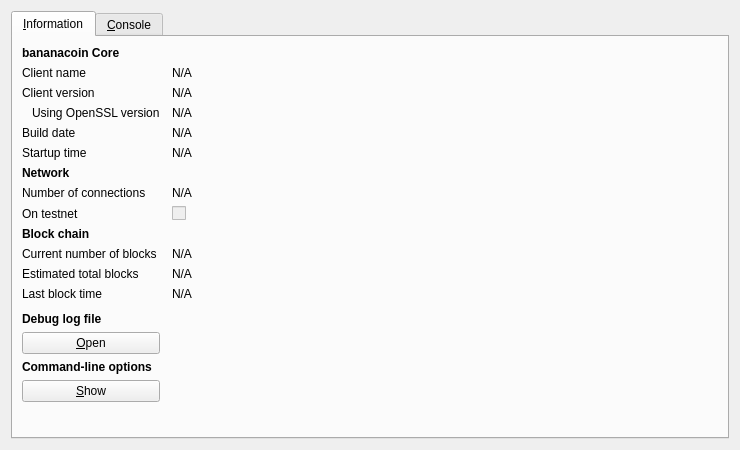
<?xml version="1.0" encoding="UTF-8"?>
<ui version="4.0">
 <class>RPCConsole</class>
 <widget class="QDialog" name="RPCConsole">
  <property name="geometry">
   <rect>
    <x>0</x>
    <y>0</y>
    <width>740</width>
    <height>450</height>
   </rect>
  </property>
  <property name="windowTitle">
   <string>bananacoin - Debug window</string>
  </property>
  <layout class="QVBoxLayout" name="verticalLayout_2">
   <item>
    <widget class="QTabWidget" name="tabWidget">
     <property name="currentIndex">
      <number>0</number>
     </property>
     <widget class="QWidget" name="tab_info">
      <attribute name="title">
       <string>&amp;Information</string>
      </attribute>
      <layout class="QGridLayout" name="gridLayout" columnstretch="0,1">
       <property name="horizontalSpacing">
        <number>12</number>
       </property>
       <item row="0" column="0">
        <widget class="QLabel" name="label_9">
         <property name="font">
          <font>
           <weight>75</weight>
           <bold>true</bold>
          </font>
         </property>
         <property name="text">
          <string>bananacoin Core</string>
         </property>
        </widget>
       </item>
       <item row="1" column="0">
        <widget class="QLabel" name="label_5">
         <property name="text">
          <string>Client name</string>
         </property>
        </widget>
       </item>
       <item row="1" column="1">
        <widget class="QLabel" name="clientName">
         <property name="cursor">
          <cursorShape>IBeamCursor</cursorShape>
         </property>
         <property name="text">
          <string>N/A</string>
         </property>
         <property name="textFormat">
          <enum>Qt::PlainText</enum>
         </property>
         <property name="textInteractionFlags">
          <set>Qt::LinksAccessibleByMouse|Qt::TextSelectableByKeyboard|Qt::TextSelectableByMouse</set>
         </property>
        </widget>
       </item>
       <item row="2" column="0">
        <widget class="QLabel" name="label_6">
         <property name="text">
          <string>Client version</string>
         </property>
        </widget>
       </item>
       <item row="2" column="1">
        <widget class="QLabel" name="clientVersion">
         <property name="cursor">
          <cursorShape>IBeamCursor</cursorShape>
         </property>
         <property name="text">
          <string>N/A</string>
         </property>
         <property name="textFormat">
          <enum>Qt::PlainText</enum>
         </property>
         <property name="textInteractionFlags">
          <set>Qt::LinksAccessibleByMouse|Qt::TextSelectableByKeyboard|Qt::TextSelectableByMouse</set>
         </property>
        </widget>
       </item>
       <item row="3" column="0">
        <widget class="QLabel" name="label_14">
         <property name="text">
          <string>Using OpenSSL version</string>
         </property>
         <property name="indent">
          <number>10</number>
         </property>
        </widget>
       </item>
       <item row="3" column="1">
        <widget class="QLabel" name="openSSLVersion">
         <property name="cursor">
          <cursorShape>IBeamCursor</cursorShape>
         </property>
         <property name="text">
          <string>N/A</string>
         </property>
         <property name="textFormat">
          <enum>Qt::PlainText</enum>
         </property>
         <property name="textInteractionFlags">
          <set>Qt::LinksAccessibleByMouse|Qt::TextSelectableByKeyboard|Qt::TextSelectableByMouse</set>
         </property>
        </widget>
       </item>
       <item row="4" column="0">
        <widget class="QLabel" name="label_12">
         <property name="text">
          <string>Build date</string>
         </property>
        </widget>
       </item>
       <item row="4" column="1">
        <widget class="QLabel" name="buildDate">
         <property name="cursor">
          <cursorShape>IBeamCursor</cursorShape>
         </property>
         <property name="text">
          <string>N/A</string>
         </property>
         <property name="textFormat">
          <enum>Qt::PlainText</enum>
         </property>
         <property name="textInteractionFlags">
          <set>Qt::LinksAccessibleByMouse|Qt::TextSelectableByKeyboard|Qt::TextSelectableByMouse</set>
         </property>
        </widget>
       </item>
       <item row="5" column="0">
        <widget class="QLabel" name="label_13">
         <property name="text">
          <string>Startup time</string>
         </property>
        </widget>
       </item>
       <item row="5" column="1">
        <widget class="QLabel" name="startupTime">
         <property name="cursor">
          <cursorShape>IBeamCursor</cursorShape>
         </property>
         <property name="text">
          <string>N/A</string>
         </property>
         <property name="textFormat">
          <enum>Qt::PlainText</enum>
         </property>
         <property name="textInteractionFlags">
          <set>Qt::LinksAccessibleByMouse|Qt::TextSelectableByKeyboard|Qt::TextSelectableByMouse</set>
         </property>
        </widget>
       </item>
       <item row="6" column="0">
        <widget class="QLabel" name="label_11">
         <property name="font">
          <font>
           <weight>75</weight>
           <bold>true</bold>
          </font>
         </property>
         <property name="text">
          <string>Network</string>
         </property>
        </widget>
       </item>
       <item row="7" column="0">
        <widget class="QLabel" name="label_7">
         <property name="text">
          <string>Number of connections</string>
         </property>
        </widget>
       </item>
       <item row="7" column="1">
        <widget class="QLabel" name="numberOfConnections">
         <property name="cursor">
          <cursorShape>IBeamCursor</cursorShape>
         </property>
         <property name="text">
          <string>N/A</string>
         </property>
         <property name="textFormat">
          <enum>Qt::PlainText</enum>
         </property>
         <property name="textInteractionFlags">
          <set>Qt::LinksAccessibleByMouse|Qt::TextSelectableByKeyboard|Qt::TextSelectableByMouse</set>
         </property>
        </widget>
       </item>
       <item row="8" column="0">
        <widget class="QLabel" name="label_8">
         <property name="text">
          <string>On testnet</string>
         </property>
        </widget>
       </item>
       <item row="8" column="1">
        <widget class="QCheckBox" name="isTestNet">
         <property name="enabled">
          <bool>false</bool>
         </property>
         <property name="text">
          <string/>
         </property>
        </widget>
       </item>
       <item row="9" column="0">
        <widget class="QLabel" name="label_10">
         <property name="font">
          <font>
           <weight>75</weight>
           <bold>true</bold>
          </font>
         </property>
         <property name="text">
          <string>Block chain</string>
         </property>
        </widget>
       </item>
       <item row="10" column="0">
        <widget class="QLabel" name="label_3">
         <property name="text">
          <string>Current number of blocks</string>
         </property>
        </widget>
       </item>
       <item row="10" column="1">
        <widget class="QLabel" name="numberOfBlocks">
         <property name="cursor">
          <cursorShape>IBeamCursor</cursorShape>
         </property>
         <property name="text">
          <string>N/A</string>
         </property>
         <property name="textFormat">
          <enum>Qt::PlainText</enum>
         </property>
         <property name="textInteractionFlags">
          <set>Qt::LinksAccessibleByMouse|Qt::TextSelectableByKeyboard|Qt::TextSelectableByMouse</set>
         </property>
        </widget>
       </item>
       <item row="11" column="0">
        <widget class="QLabel" name="label_4">
         <property name="text">
          <string>Estimated total blocks</string>
         </property>
        </widget>
       </item>
       <item row="11" column="1">
        <widget class="QLabel" name="totalBlocks">
         <property name="cursor">
          <cursorShape>IBeamCursor</cursorShape>
         </property>
         <property name="text">
          <string>N/A</string>
         </property>
         <property name="textFormat">
          <enum>Qt::PlainText</enum>
         </property>
         <property name="textInteractionFlags">
          <set>Qt::LinksAccessibleByMouse|Qt::TextSelectableByKeyboard|Qt::TextSelectableByMouse</set>
         </property>
        </widget>
       </item>
       <item row="12" column="0">
        <widget class="QLabel" name="label_2">
         <property name="text">
          <string>Last block time</string>
         </property>
        </widget>
       </item>
       <item row="12" column="1">
        <widget class="QLabel" name="lastBlockTime">
         <property name="cursor">
          <cursorShape>IBeamCursor</cursorShape>
         </property>
         <property name="text">
          <string>N/A</string>
         </property>
         <property name="textFormat">
          <enum>Qt::PlainText</enum>
         </property>
         <property name="textInteractionFlags">
          <set>Qt::LinksAccessibleByMouse|Qt::TextSelectableByKeyboard|Qt::TextSelectableByMouse</set>
         </property>
        </widget>
       </item>
       <item row="13" column="0">
        <spacer name="verticalSpacer_2">
         <property name="orientation">
          <enum>Qt::Vertical</enum>
         </property>
         <property name="sizeHint" stdset="0">
          <size>
           <width>20</width>
           <height>20</height>
          </size>
         </property>
        </spacer>
       </item>
       <item row="14" column="0">
        <widget class="QLabel" name="labelDebugLogfile">
         <property name="font">
          <font>
           <weight>75</weight>
           <bold>true</bold>
          </font>
         </property>
         <property name="text">
          <string>Debug log file</string>
         </property>
        </widget>
       </item>
       <item row="15" column="0">
        <widget class="QPushButton" name="openDebugLogfileButton">
         <property name="toolTip">
          <string>Open the bananacoin debug log file from the current data directory. This can take a few seconds for large log files.</string>
         </property>
         <property name="text">
          <string>&amp;Open</string>
         </property>
         <property name="autoDefault">
          <bool>false</bool>
         </property>
        </widget>
       </item>
       <item row="16" column="0">
        <widget class="QLabel" name="labelCLOptions">
         <property name="font">
          <font>
           <weight>75</weight>
           <bold>true</bold>
          </font>
         </property>
         <property name="text">
          <string>Command-line options</string>
         </property>
        </widget>
       </item>
       <item row="17" column="0">
        <widget class="QPushButton" name="showCLOptionsButton">
         <property name="toolTip">
          <string>Show the bananacoin-Qt help message to get a list with possible bananacoin command-line options.</string>
         </property>
         <property name="text">
          <string>&amp;Show</string>
         </property>
         <property name="autoDefault">
          <bool>false</bool>
         </property>
        </widget>
       </item>
       <item row="18" column="0">
        <spacer name="verticalSpacer">
         <property name="orientation">
          <enum>Qt::Vertical</enum>
         </property>
         <property name="sizeHint" stdset="0">
          <size>
           <width>20</width>
           <height>40</height>
          </size>
         </property>
        </spacer>
       </item>
      </layout>
     </widget>
     <widget class="QWidget" name="tab_console">
      <attribute name="title">
       <string>&amp;Console</string>
      </attribute>
      <layout class="QVBoxLayout" name="verticalLayout_3">
       <property name="spacing">
        <number>3</number>
       </property>
       <item>
        <widget class="QTextEdit" name="messagesWidget">
         <property name="minimumSize">
          <size>
           <width>0</width>
           <height>100</height>
          </size>
         </property>
         <property name="readOnly">
          <bool>true</bool>
         </property>
         <property name="tabKeyNavigation" stdset="0">
          <bool>false</bool>
         </property>
         <property name="columnCount" stdset="0">
          <number>2</number>
         </property>
        </widget>
       </item>
       <item>
        <layout class="QHBoxLayout" name="horizontalLayout">
         <property name="spacing">
          <number>3</number>
         </property>
         <item>
          <widget class="QLabel" name="label">
           <property name="text">
            <string notr="true">&gt;</string>
           </property>
          </widget>
         </item>
         <item>
          <widget class="QLineEdit" name="lineEdit"/>
         </item>
         <item>
          <widget class="QPushButton" name="clearButton">
           <property name="maximumSize">
            <size>
             <width>24</width>
             <height>24</height>
            </size>
           </property>
           <property name="toolTip">
            <string>Clear console</string>
           </property>
           <property name="text">
            <string/>
           </property>
           <property name="icon">
            <iconset resource="../bitcoin.qrc">
             <normaloff>:/icons/remove</normaloff>:/icons/remove</iconset>
           </property>
           <property name="shortcut">
            <string notr="true">Ctrl+L</string>
           </property>
           <property name="autoDefault">
            <bool>false</bool>
           </property>
          </widget>
         </item>
        </layout>
       </item>
      </layout>
     </widget>
    </widget>
   </item>
  </layout>
 </widget>
 <resources>
  <include location="../bitcoin.qrc"/>
 </resources>
 <connections/>
</ui>
